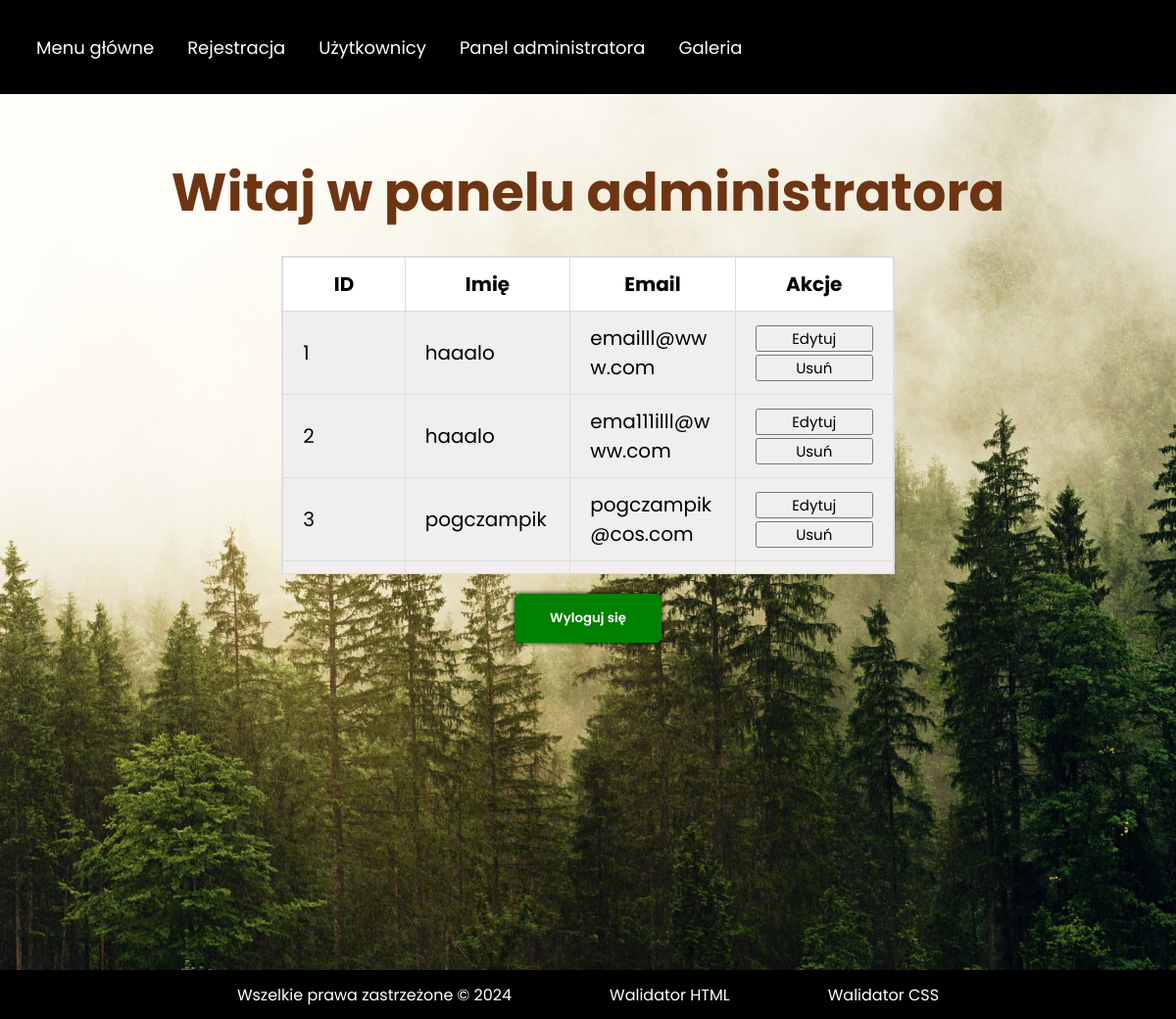
The app's page /admin (signed in), older data.
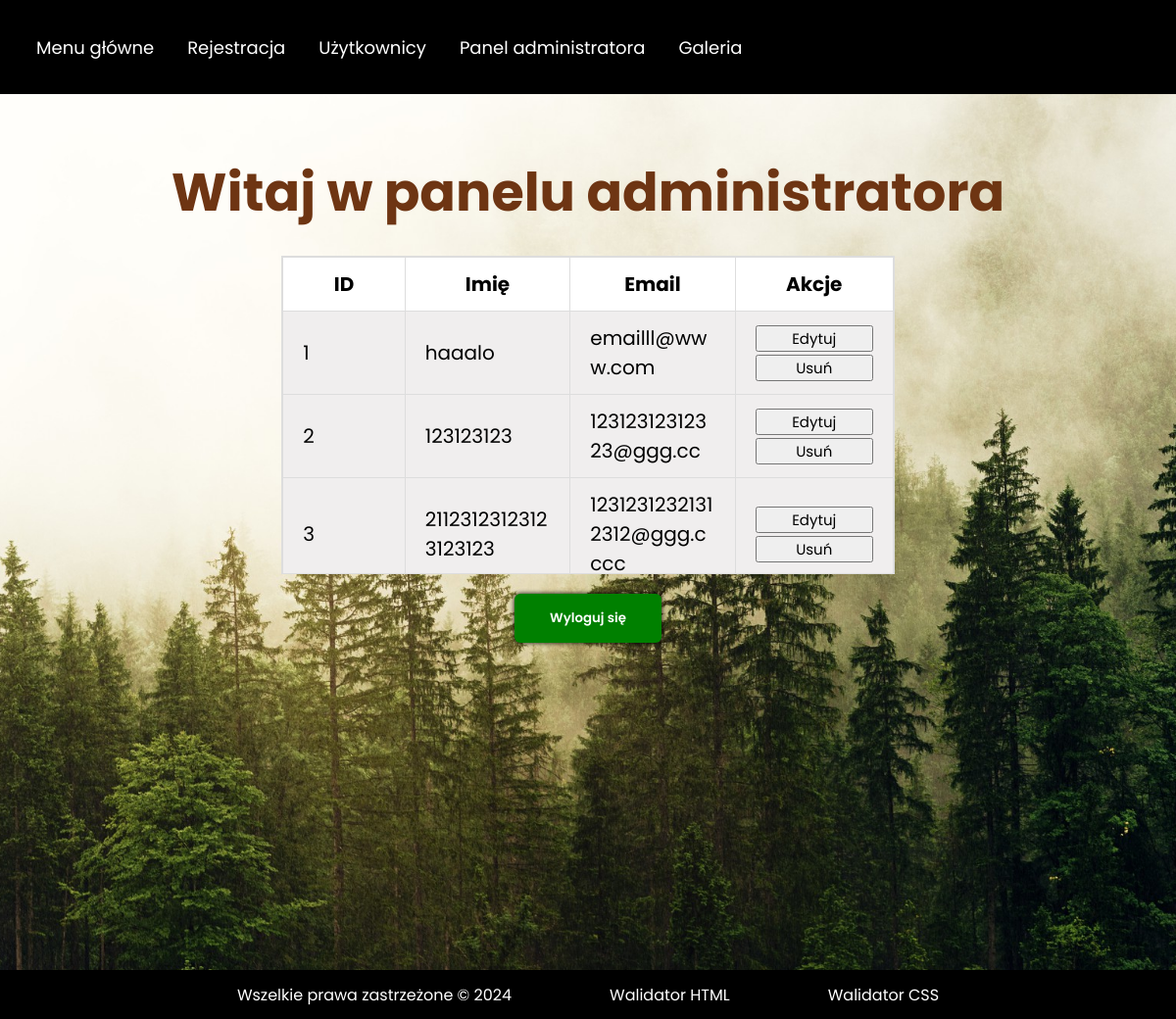
The same page, newer data.
### backend.py (models this page shows, shortened)
class User(db.Model):
    id = db.Column(db.Integer, primary_key=True)
    name = db.Column(db.String(80), nullable=False)
    email = db.Column(db.String(120), unique=True, nullable=False)
    password = db.Column(db.String(80), nullable=False)

### backend.py (the view)
    def wrapper(*args, **kwargs):
        if not session.get('admin_logged_in'):
            return redirect(url_for('admin_login'))
        return f(*args, **kwargs)

### backend.py (called while the page is built)
def admin_required(f):
    def wrapper(*args, **kwargs):
        if not session.get('admin_logged_in'):
            return redirect(url_for('admin_login'))
        return f(*args, **kwargs)
    wrapper.__name__ = f.__name__
    return wrapper

@app.route('/admin', methods=['GET'])
@admin_required
def admin_panel():
    users = User.query.all()
    return render_template('admin_panel.html', users=users)

### templates/admin_panel.html (shortened to what this page needs)
<!DOCTYPE html>
<html lang="en">
  <head>
    <link rel="stylesheet" href="/static/styles.css" />
  </head>
  <body>
    <div class="container">
      <nav>
        <div class="navbar">
          <ul class="nav-links">
            <li><a href="/index">Menu główne</a></li>
            <li><a href="/formularz">Rejestracja</a></li>
            <li><a href="/panel">Użytkownicy</a></li>
            <li><a href="/admin">Panel administratora</a></li>
            <li><a href="/galeria">Galeria</a></li>
          </ul>
        </div>
      </nav>
      <div class="hero">
        <div class="h1-form"><h1>Witaj w panelu administratora</h1></div>
        <div class="users_admin">
          <table>
            <thead>
              <tr>
                <th>ID</th>
                <th>Imię</th>
                <th>Email</th>
                <th>Akcje</th>
              </tr>
            </thead>
            <tbody>
              {% if not users %}
              <td colspan="4" class="seperate_td">
                Brak użytkowników do wyświetlenia.
              </td>
              {% else %} {% for user in users %}
              <tr>
                <td>{{ user.id }}</td>
                <td>{{ user.name }}</td>
                <td>{{ user.email }}</td>
                <td>
                  <a href="{{ url_for('edit_user', user_id=user.id) }}">
                    <button class="table_button">Edytuj</button>
                  </a>
                  <form
                    action="{{ url_for('delete_user', user_id=user.id) }}"
                    method="POST"
                    style="display: inline-block"
                  >
                    <button
                      class="table_button"
                      type="submit"
                      onclick="return confirm('Czy na pewno chcesz usunąć tego użytkownika?')"
                    >
                      Usuń
                    </button>
                  </form>
                </td>
              </tr>
              {% endfor %} {% endif %}
            </tbody>
          </table>
        </div>
        <form action="{{ url_for('admin_logout') }}" method="POST">
          <button class="submit-button" type="submit">
            <span>Wyloguj się</span>
          </button>
        </form>
      </div>
      <footer class="footer_style">
        <div class="footer_item">
          <p>Wszelkie prawa zastrzeżone &copy; 2024</p>
        </div>
        <div class="footer_item">
          <a href="https://validator.w3.org/#validate_by_upload"
            >Walidator HTML</a
          >
        </div>
        <div class="footer_item">
          <a href="https://jigsaw.w3.org/css-validator/">Walidator CSS</a>
        </div>
      </footer>
    </div>
  </body>
</html>

Row changes from the older to the newer data that the page shows:
changed User id 2: name "haaalo" → "123123123"; email "ema111illl@www.com" → "12312312312323@ggg.cc"
changed User id 3: name "pogczampik" → "21123123123123123123"; email "pogczampik@cos.com" → "12312312321312312@ggg.cccc"
